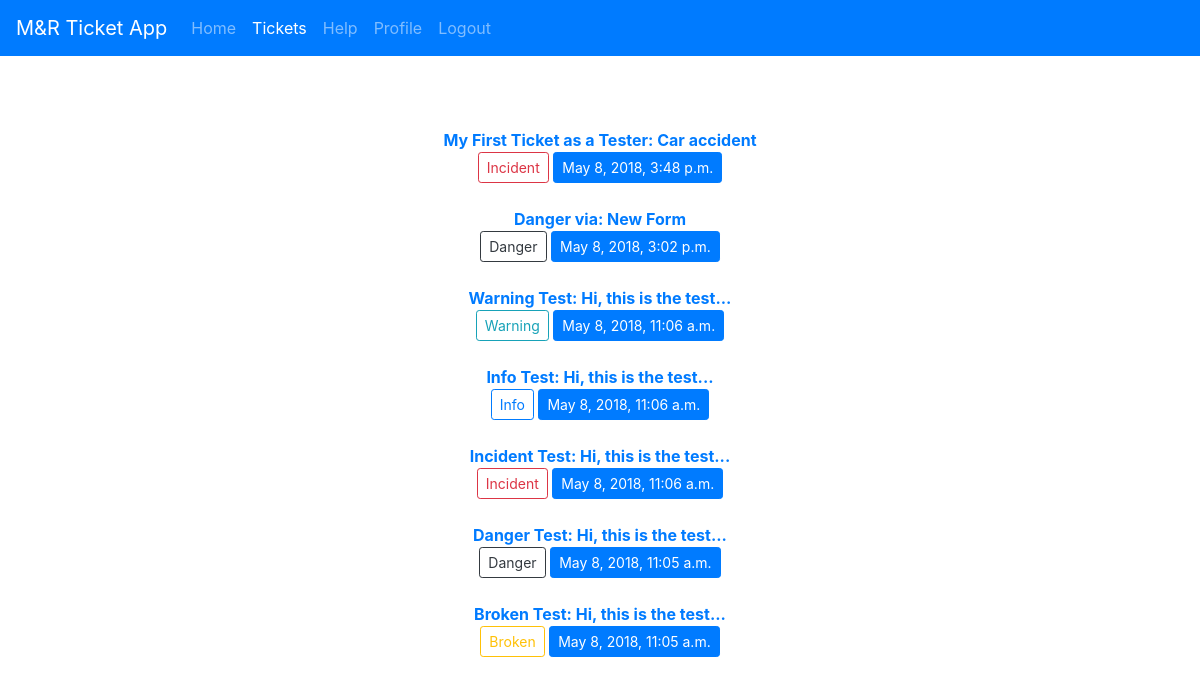
The page /post_list/ (signed in) on the database as committed earlier.
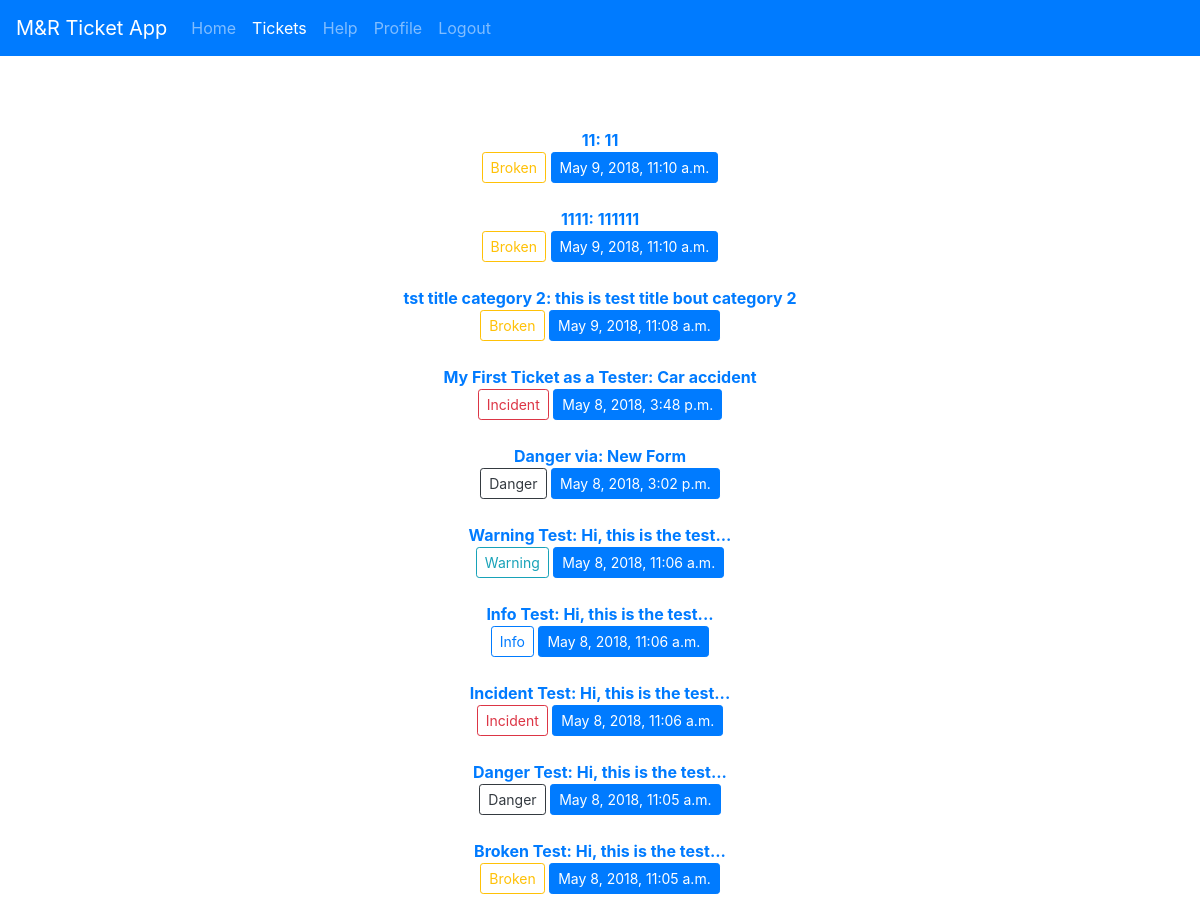
The same page on the database as committed later.
### traffic/models.py (models this page shows, shortened)
class Post(models.Model):
    category = (
        ('Broken', 'Broken'),
        ('Danger', 'Danger'),
        ('Incident', 'Incident'),
        ('Info', 'Info'),
        ('Warning', 'Warning'),
    )
    tst_choice = (
        ('1', '1'),
        ('2', '2'),
    )
    author = models.ForeignKey(User, on_delete=models.CASCADE)
    title = models.CharField(max_length=90)
    text = models.TextField()
    created_date = models.DateTimeField(default=timezone.now())
    published_date = models.DateTimeField(blank=True, null=True)
    category = models.CharField(choices=category, max_length=40, default=1)
    tst = models.CharField(choices=tst_choice, max_length=2, default="")

### traffic/views.py (the view)
# urls.py: url(r'^post_list/$', views.post_list, name="post_list"),
@login_required
def post_list(request):
    posts = Post.objects.all().order_by('-published_date')
    return render(request, 'post_list.html', {'posts': posts})

### traffic/templates/post_list.html
{% extends 'base.html' %}
{% block nav %}
          <li class="nav-item">
            <a class="nav-link" href="{% url 'traffic:index' %}">Home <span class="sr-only">(current)</span></a>
          </li>
          <li class="nav-item active">
            <a class="nav-link" href="{% url 'traffic:post_list' %}">Tickets</a>
          </li>
          <li class="nav-item">
            <a class="nav-link" href="{% url 'traffic:help' %}">Help</a>
          </li>
          {% if not user.is_authenticated %}
          <li class="nav-item">
            <a class="nav-link" href="{% url 'login' %}">Login</a>
          </li>
          {% else %}
          <li class="nav-item">
            <a class="nav-link" href="{% url 'traffic:profile' id=user.id%}">Profile</a>
          </li>
          <li class="nav-item">
            <a class="nav-link" href="{% url 'logout' %}">Logout</a>
          </li>
          {% endif %}
        {% endblock %}
{% block main %}
<div class="container">
    {% for post in posts %}
    <b><a href="{% url 'traffic:post_detail' id=post.id %}">{{ post.title|truncatechars:90 }}: {{ post.text|truncatechars:106 }}</a></b><br>
        {% if post.category == "Broken" %}
                <a href="{% url 'traffic:post_categories' category=post.category %}" class="btn btn-outline-warning btn-sm">{{ post.category }}</a>
            {% elif post.category == "Danger" %}
                <a href="{% url 'traffic:post_categories' category=post.category %}" class="btn btn-outline-dark btn-sm">{{ post.category }}</a>
            {% elif post.category == "Incident" %}
                <a href="{% url 'traffic:post_categories' category=post.category %}" class="btn btn-outline-danger btn-sm">{{ post.category }}</a>
            {% elif post.category == "Info" %}
                <a href="{% url 'traffic:post_categories' category=post.category %}" class="btn btn-outline-primary btn-sm">{{ post.category }}</a>
            {% else %}
                <a href="{% url 'traffic:post_categories' category=post.category %}" class="btn btn-outline-info btn-sm">{{ post.category }}</a>
        {% endif %}
    <button type="button" class="btn btn-primary btn-sm">{{post.published_date}}</button>
        <br><br>
    {% endfor %}
</div>
{% endblock %}

### traffic/templates/base.html (shortened to what this page needs)
{% load staticfiles %}
<!doctype html>
<html lang="en">
  <head>
    <link rel="stylesheet" href="https://use.fontawesome.com/releases/v5.0.12/css/all.css">
    <link rel="stylesheet" href="https://stackpath.bootstrapcdn.com/bootstrap/4.1.1/css/bootstrap.min.css">
    <link href="{% static 'traffic/css/style.css' %}" rel="stylesheet">
  </head>
  <body class="">
    <nav class="navbar navbar-expand-md navbar-dark bg-primary fixed-top">
      <a class="navbar-brand" href="#">M&R Ticket App</a>
      <div class="collapse navbar-collapse" id="navbarsExampleDefault">
        <ul class="navbar-nav mr-auto">
        {% block nav %}{% endblock %}
        </ul>
      </div>
    </nav>
    <main role="main" class="container">
      <div class="starter-template">
        {% block main %}{% endblock %}
      </div>
    </main>
  </body>
</html>

### traffic/static/traffic/css/style.css (style rules this page uses)
body { padding-top: 5rem; }
.starter-template { padding: 3rem 1.5rem; text-align: center; }

Rows that differ between the two databases and show on the page:
added Post: title "11", text "11", category "Broken", published_date "May 9, 2018, 11:10 a.m."
added Post: title "1111", text "111111", category "Broken", published_date "May 9, 2018, 11:10 a.m."
added Post: title "tst title category 2", text "this is test title bout category 2", category "Broken", published_date "May 9, 2018, 11:08 a.m."
